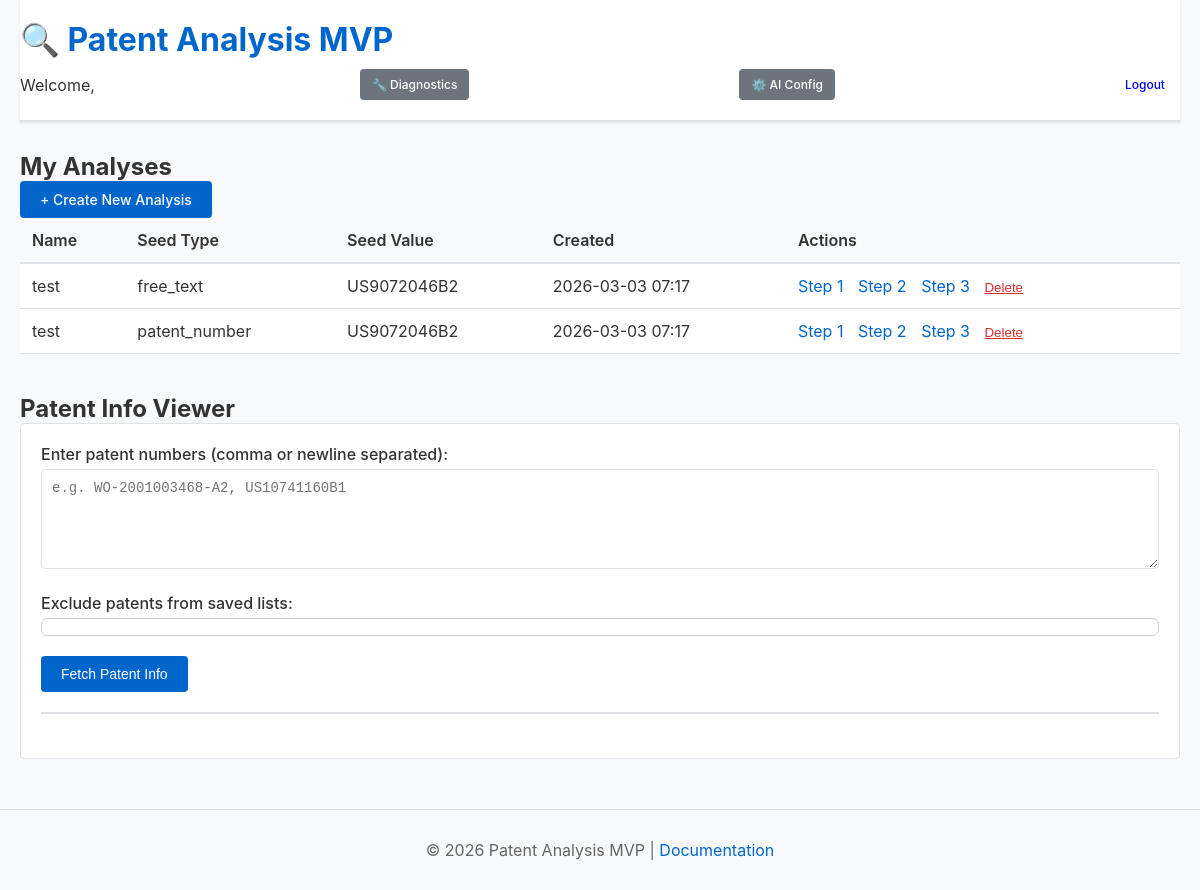
/ (signed in), run on an earlier commit of the app's database.
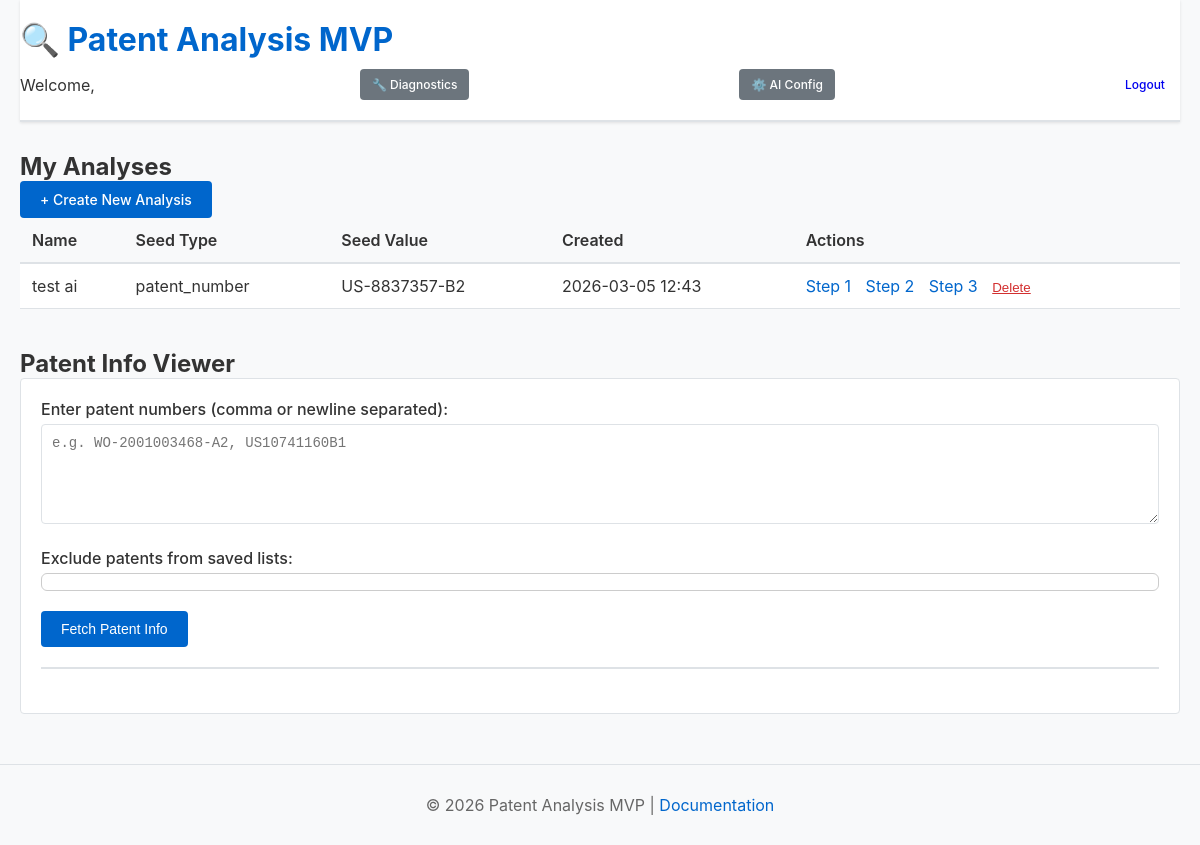
And on a later commit of the database.
### tables this page shows
CREATE TABLE analyses (
                id INTEGER PRIMARY KEY AUTOINCREMENT,
                name TEXT NOT NULL,
                seed_type TEXT NOT NULL,
                seed_value TEXT NOT NULL,
                seed_extracted_text TEXT,
                created_at TEXT DEFAULT CURRENT_TIMESTAMP,
                updated_at TEXT DEFAULT CURRENT_TIMESTAMP
            );

### lib/Database.php (called while the page is built, shortened)
<?php
class Database {
    private static $instance = null;
    private $pdo;
    private function __construct() {
        try {
            $this->pdo = new PDO('sqlite:' . DB_PATH);
            $this->pdo->setAttribute(PDO::ATTR_ERRMODE, PDO::ERRMODE_EXCEPTION);
        } catch (PDOException $e) {
            Logger::error("Database connection failed: " . $e->getMessage());
            die("Database connection error. Please run: php scripts/init_db.php");
        }
    }
    public static function getInstance() {
        if (self::$instance === null) {
            self::$instance = new self();
        }
        return self::$instance;
    }
    public function getAllAnalyses() {
        $stmt = $this->pdo->query("SELECT * FROM analyses ORDER BY created_at DESC");
        return $stmt->fetchAll(PDO::FETCH_ASSOC);
    }
}

### public/index.php (the view, shortened to what the changed rows need)
<?php
require_once __DIR__ . '/../lib/Database.php';
$db = Database::getInstance();
$analyses = $db->getAllAnalyses();
?>
<!DOCTYPE html>
<html lang="en">
<head>
    <link rel="stylesheet" href="assets/styles.css">
</head>
<body>
    <div class="container">
        <header>
            <h1>🔍 Patent Analysis MVP</h1>
        </header>
        <main>
            <section class="analyses-section">
                <div class="section-header">
                    <h2>My Analyses</h2>
                </div>
                <?php if (empty($analyses)): ?>
                    <div class="empty-state">
                        <p>No analyses yet. <a href="create_analysis.php">Create your first one.</a></p>
                    </div>
                <?php else: ?>
                    <table class="analyses-table">
                        <thead>
                            <tr>
                                <th>Name</th>
                                <th>Seed Type</th>
                                <th>Seed Value</th>
                                <th>Created</th>
                                <th>Actions</th>
                            </tr>
                        </thead>
                        <tbody>
                            <?php foreach ($analyses as $analysis): ?>
                                <tr>
                                    <td><?php echo htmlspecialchars($analysis['name']); ?></td>
                                    <td><?php echo htmlspecialchars($analysis['seed_type']); ?></td>
                                    <td><?php echo htmlspecialchars(substr($analysis['seed_value'], 0, 40)); ?></td>
                                    <td><?php echo date('Y-m-d H:i', strtotime($analysis['created_at'])); ?></td>
                                    <td>
                                        <a href="step1.php?analysis_id=<?php echo $analysis['id']; ?>" class="link">Step 1</a>
                                        <a href="step2.php?analysis_id=<?php echo $analysis['id']; ?>" class="link">Step 2</a>
                                        <a href="step3.php?analysis_id=<?php echo $analysis['id']; ?>" class="link">Step 3</a>
                                        <form method="POST" style="display:inline;">
                                            <button type="submit" class="link" style="color:#d32f2f; cursor:pointer; border:none; background:none; padding:0; text-decoration:underline;" onclick="return confirm('Delete this analysis and all its data?')">Delete</button>
                                        </form>
                                    </td>
                                </tr>
                            <?php endforeach; ?>
                        </tbody>
                    </table>
                <?php endif; ?>
            </section>
            <section class="patent-viewer-section" style="margin-top:40px;">
                <div class="section-header">
                    <h2>Patent Info Viewer</h2>
                </div>
            </section>
        </main>
    </div>
</body>
</html>

What changed in the data, as far as the page shows it:
removed analyses: name "test", seed_type "free_text", seed_value "US9072046B2", created_at "2026-03-03 07:17"
changed analyses "patent_number": name "test" → "test ai"; seed_value "US9072046B2" → "US-8837357-B2"; created_at "2026-03-03 07:17" → "2026-03-05 12:43"
